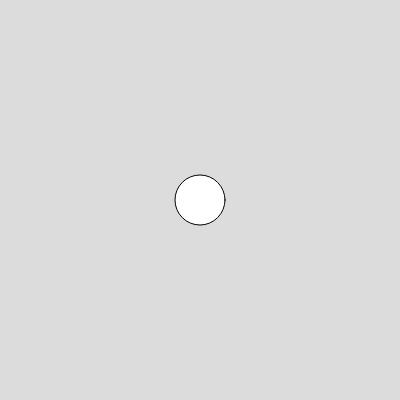
Frame 1 (no input)
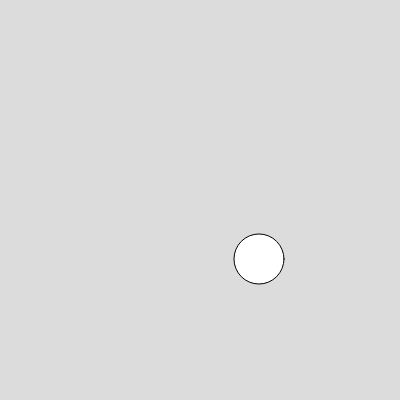
Frame 60 (no input)
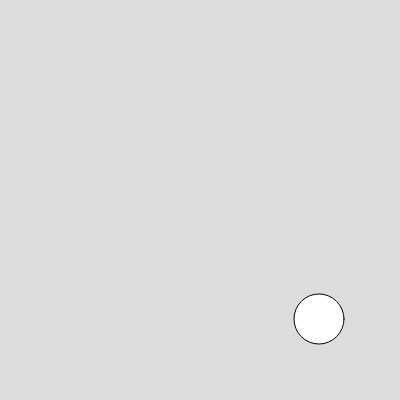
Frame 120 (the mouse pressed at the canvas centre since frame 60)

The p5.js sketch that drew these frames (run headless with seeded random() and noise() and a simulated clock; from frame 60 on, the mouse is pressed at the canvas centre):

// p5.js sketch
// ── sketch.js
/*
Can you visualize what will happen when this sketch runs? Can you draw it or describe it out loud?
*/

let x = 200;
let y = 200;
let speed = 1;
let direction = -1
let acc = 0.2

function setup() {
  createCanvas(400, 400);
}

function draw() {
  background(220);
  
  // x, y, size
  circle(x, y, 50)
  
  x = x + speed;
  y = y + speed;
  
  // x = x - speed;
  // y = y - speed;
  
//   x = x + (speed * direction);
//   y = y + (speed * direction);
  
//   speed = speed + acc;
  
  console.log("x " + x, "y " + y, "speed " + speed, "direction " + direction)
}
